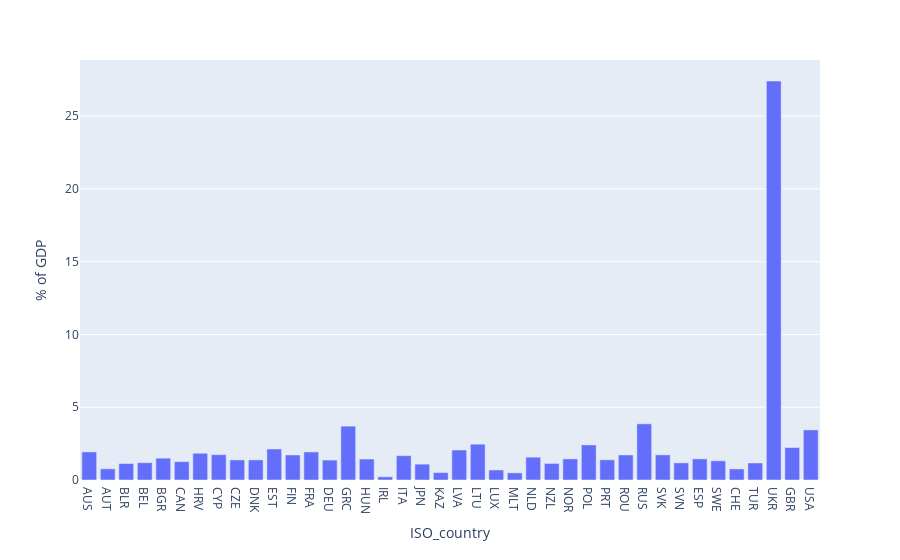

Notebook source saved alongside this figure:
### Code cell
import plotly.express as px
import plotly.offline as pyo
fig = px.bar(df, x='ISO_country', y="% of GDP")
# Pass the script and div to the template for rendering
fig.show()

### Figure 1 — Plotly figure (JSON) as saved in the notebook; plotly's stock layout.template omitted (floating-point values rounded to 4 significant figures)
{"data": [{"alignmentgroup": "True", "hovertemplate": "ISO_country=%{x}<br>% of GDP=%{y}<extra></extra>", "legendgroup": "", "marker": {"color": "#636efa", "pattern": {"shape": ""}}, "name": "", "offsetgroup": "", "orientation": "v", "showlegend": false, "textposition": "auto", "type": "bar", "x": ["AUS", "AUT", "BLR", "BEL", "BGR", "CAN", "HRV", "CYP", "CZE", "DNK", "EST", "FIN", "FRA", "DEU", "GRC", "HUN", "IRL", "ITA", "JPN", "KAZ", "LVA", "LTU", "LUX", "MLT", "NLD", "NZL", "NOR", "POL", "PRT", "ROU", "RUS", "SVK", "SVN", "ESP", "SWE", "CHE", "TUR", "UKR", "GBR", "USA"], "xaxis": "x", "y": [1.93, 0.77, 1.13, 1.19, 1.5, 1.26, 1.84, 1.74, 1.38, 1.38, 2.13, 1.72, 1.93, 1.37, 3.7, 1.44, 0.22, 1.67, 1.09, 0.51, 2.06, 2.46, 0.69, 0.49, 1.57, 1.14, 1.45, 2.41, 1.39, 1.72, 3.86, 1.73, 1.18, 1.45, 1.32, 0.76, 1.17, 27.41, 2.23, 3.44], "yaxis": "y"}], "layout": {"barmode": "relative", "legend": {"tracegroupgap": 0}, "margin": {"t": 60}, "xaxis": {"anchor": "y", "domain": [0, 1], "title": {"text": "ISO_country"}}, "yaxis": {"anchor": "x", "domain": [0, 1], "title": {"text": "% of GDP"}}}}
